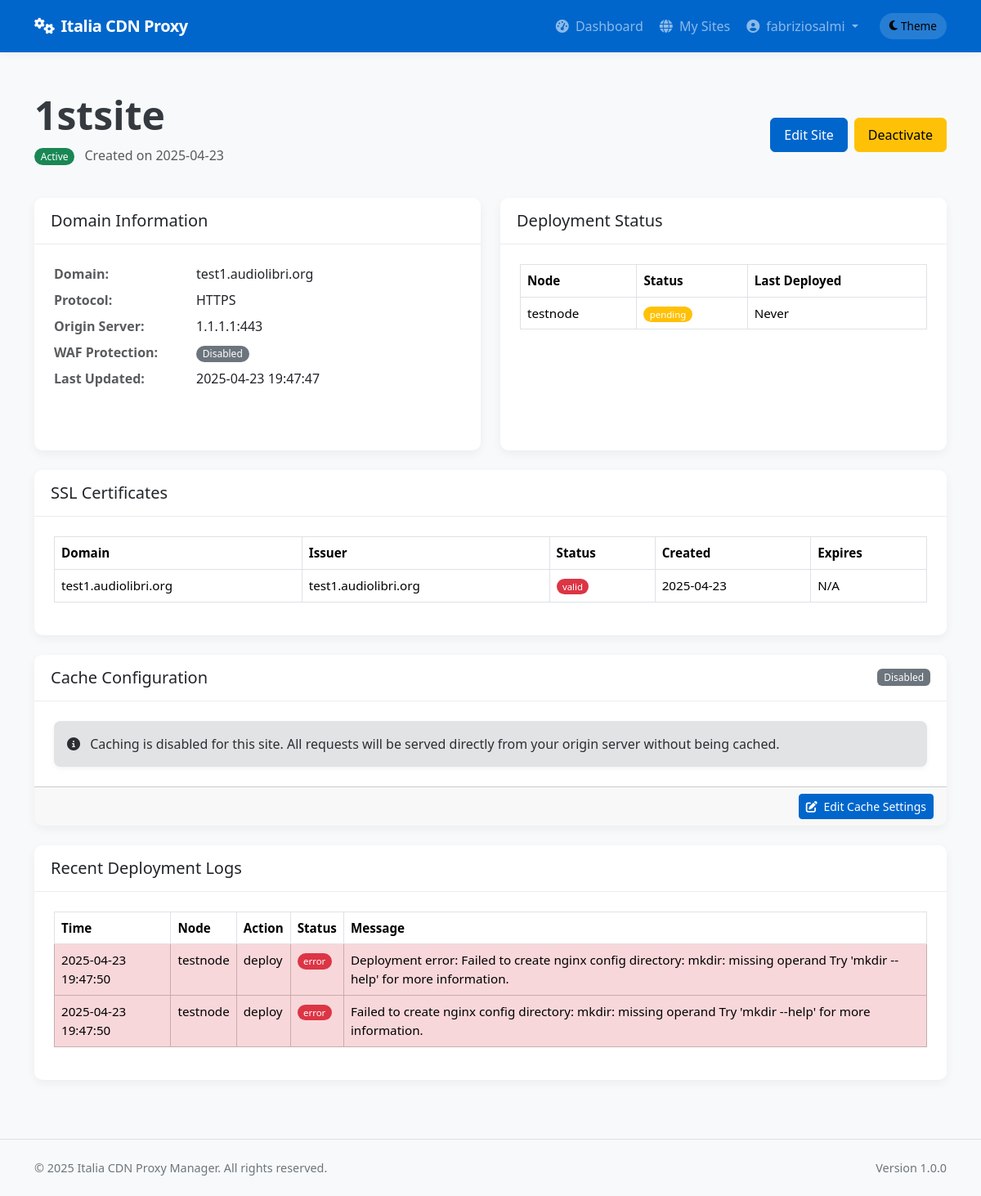
The app's page /client/sites/1 (signed in), older data.
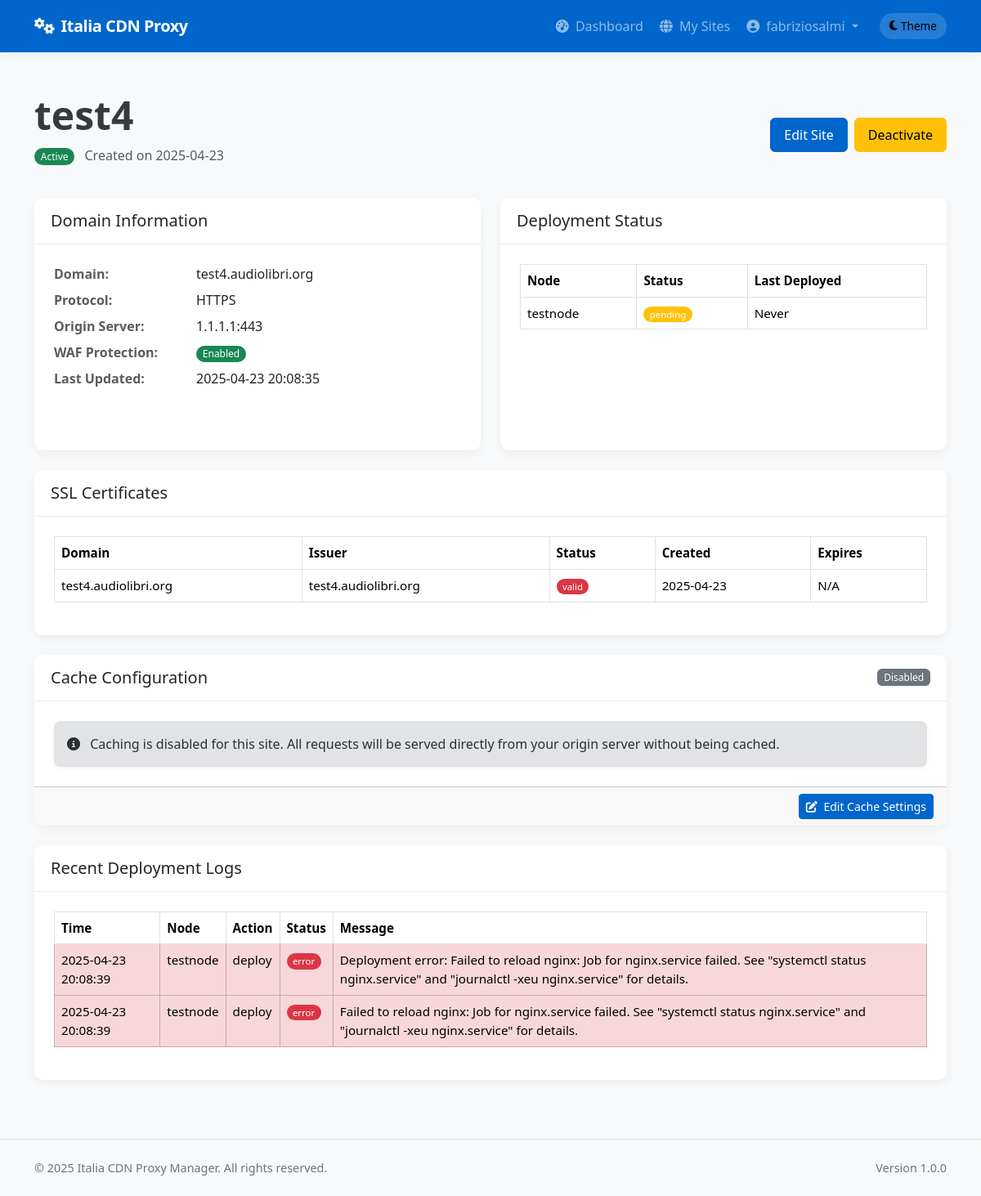
The same page, newer data.
### app/models/models.py (models this page shows, shortened)
class Site(db.Model):
    __tablename__ = 'sites'
    id = db.Column(db.Integer, primary_key=True)
    name = db.Column(db.String(64), nullable=False)
    domain = db.Column(db.String(255), unique=True, nullable=False)
    protocol = db.Column(db.String(10), nullable=False, default='https')  # http or https
    origin_protocol = db.Column(db.String(10), nullable=False, default='http')  # http or https for origin
    origin_address = db.Column(db.String(255), nullable=False)  # Backend server address
    origin_port = db.Column(db.Integer, nullable=False)
    user_id = db.Column(db.Integer, db.ForeignKey('users.id'), nullable=True)  # Allow null for discovered sites
    is_active = db.Column(db.Boolean, default=True)
    is_blocked = db.Column(db.Boolean, default=False)
    is_discovered = db.Column(db.Boolean, default=False)  # Whether this site was discovered from node
    use_waf = db.Column(db.Boolean, default=False)
    waf_rule_level = db.Column(db.String(10), default='basic')  # basic, medium, strict
    waf_custom_rules = db.Column(db.Text, nullable=True)  # Custom WAF rules
    waf_max_request_size = db.Column(db.Integer, default=1)  # Max request size in MB
    waf_request_timeout = db.Column(db.Integer, default=60)  # Request timeout in seconds
    waf_block_tor_exit_nodes = db.Column(db.Boolean, default=False)  # Block Tor exit nodes
    waf_rate_limiting_enabled = db.Column(db.Boolean, default=False)  # Enable rate limiting
    waf_rate_limiting_requests = db.Column(db.Integer, default=100)  # Requests per minute
    waf_rate_limiting_burst = db.Column(db.Integer, default=200)  # Burst requests
    force_https = db.Column(db.Boolean, default=True)  # New column to force HTTP to HTTPS redirect
    enable_cache = db.Column(db.Boolean, default=True)
    cache_time = db.Column(db.Integer, default=3600)  # Cache time in seconds, default 1 hour
    cache_static_time = db.Column(db.Integer, default=86400)  # Cache time for static assets in seconds, default 1 day
    custom_cache_rules = db.Column(db.Text, nullable=True)  # Custom cache rules in Nginx format
    cache_browser_time = db.Column(db.Integer, default=3600)  # Browser cache time in seconds, default 1 hour
    use_geoip = db.Column(db.Boolean, default=False)  # Whether to use GeoIP filtering
    geoip_mode = db.Column(db.String(10), default='blacklist')  # 'blacklist' or 'whitelist'
    geoip_countries = db.Column(db.Text, nullable=True)  # Comma-separated list of country codes
    geoip_level = db.Column(db.String(10), default='nginx')  # 'nginx' or 'iptables'
    created_at = db.Column(db.DateTime, default=datetime.utcnow)
    updated_at = db.Column(db.DateTime, default=datetime.utcnow, onupdate=datetime.utcnow)
    custom_config = db.Column(db.Text, nullable=True)  # Additional Nginx configuration
    site_nodes = db.relationship('SiteNode', backref='site', lazy='dynamic')
    ssl_certificates = db.relationship('SSLCertificate', backref='site', lazy='dynamic')
    config_versions = db.relationship('ConfigVersion', backref='site', lazy='dynamic')

class SSLCertificate(db.Model):
    __tablename__ = 'ssl_certificates'
    id = db.Column(db.Integer, primary_key=True)
    site_id = db.Column(db.Integer, db.ForeignKey('sites.id'), nullable=False)
    node_id = db.Column(db.Integer, db.ForeignKey('nodes.id'), nullable=False)
    domain = db.Column(db.String(255), nullable=False)
    certificate_path = db.Column(db.String(256), nullable=True)
    private_key_path = db.Column(db.String(256), nullable=True)
    fullchain_path = db.Column(db.String(256), nullable=True)
    issuer = db.Column(db.String(64), default='letsencrypt')
    subject = db.Column(db.String(255), nullable=True)
    fingerprint = db.Column(db.String(255), nullable=True)
    valid_from = db.Column(db.DateTime, nullable=True)
    valid_until = db.Column(db.DateTime, nullable=True)
    days_remaining = db.Column(db.Integer, nullable=True)
    is_wildcard = db.Column(db.Boolean, default=False)
    is_self_signed = db.Column(db.Boolean, default=False)
    status = db.Column(db.String(20), default='pending')
    error_message = db.Column(db.Text, nullable=True)
    created_at = db.Column(db.DateTime, default=datetime.utcnow)
    updated_at = db.Column(db.DateTime, default=datetime.utcnow, onupdate=datetime.utcnow)
    node = db.relationship('Node', foreign_keys=[node_id])

class DeploymentLog(db.Model):
    __tablename__ = 'deployment_logs'
    id = db.Column(db.Integer, primary_key=True)
    site_id = db.Column(db.Integer, db.ForeignKey('sites.id'), nullable=False)
    node_id = db.Column(db.Integer, db.ForeignKey('nodes.id'), nullable=False)
    user_id = db.Column(db.Integer, db.ForeignKey('users.id'), nullable=True)  # Who performed the action
    action = db.Column(db.String(64), nullable=False)  # deploy, update, remove, ssl_renew, discovery, rollback
    status = db.Column(db.String(20), nullable=False)  # success, error
    message = db.Column(db.Text, nullable=True)
    created_at = db.Column(db.DateTime, default=datetime.utcnow)
    site = db.relationship('Site', backref=db.backref('deployment_logs', lazy='dynamic'))
    node = db.relationship('Node', backref=db.backref('deployment_logs', lazy='dynamic'))
    user = db.relationship('User', backref=db.backref('deployment_logs', lazy='dynamic'))

class Node(db.Model):
    __tablename__ = 'nodes'
    id = db.Column(db.Integer, primary_key=True)
    name = db.Column(db.String(64), unique=True, nullable=False)
    ip_address = db.Column(db.String(45), nullable=False)  # IPv4 or IPv6
    ssh_port = db.Column(db.Integer, default=22)
    ssh_user = db.Column(db.String(64), nullable=False)
    ssh_key_path = db.Column(db.String(256), nullable=True)  # Path to SSH key file
    _ssh_password = db.Column('ssh_password', db.String(256), nullable=True)  # Encrypted password (if using password auth)
    is_active = db.Column(db.Boolean, default=True)
    is_discovered = db.Column(db.Boolean, default=False)  # Whether this node was discovered from YAML
    created_at = db.Column(db.DateTime, default=datetime.utcnow)
    updated_at = db.Column(db.DateTime, default=datetime.utcnow, onupdate=datetime.utcnow)
    nginx_config_path = db.Column(db.String(256), default='/etc/nginx/conf.d')
    nginx_reload_command = db.Column(db.String(256), default='sudo systemctl reload nginx')
    detected_nginx_path = db.Column(db.String(256), nullable=True)  # Store detected nginx path
    site_nodes = db.relationship('SiteNode', backref='node', lazy='dynamic')
    @property
    def ssh_password(self):
        """Decrypt password when accessed"""
        from cryptography.fernet import Fernet
        from flask import current_app
        if not self._ssh_password:
            return None
        try:
            key = current_app.config.get('PASSWORD_ENCRYPTION_KEY', 'fallback_key_for_development_only').encode()
            key = key.ljust(32)[:32]
            cipher = Fernet(Fernet.generate_key()) if len(key) < 32 else Fernet(key)
            decrypted = cipher.decrypt(self._ssh_password.encode())
            return decrypted.decode()
        except Exception as e:
            import logging
            logging.error(f"Error decrypting SSH password: {str(e)}")
            return None
    @ssh_password.setter
    def ssh_password(self, password):
        """Encrypt password when set"""
        if not password:
            self._ssh_password = None
            return
        from cryptography.fernet import Fernet
        from flask import current_app
        try:
            key = current_app.config.get('PASSWORD_ENCRYPTION_KEY', 'fallback_key_for_development_only').encode()
            key = key.ljust(32)[:32]
            cipher = Fernet(Fernet.generate_key()) if len(key) < 32 else Fernet(key)
            encrypted = cipher.encrypt(password.encode())
            self._ssh_password = encrypted.decode()
        except Exception as e:
            import logging
            logging.error(f"Error encrypting SSH password: {str(e)}")
            self._ssh_password = None

### app/controllers/client.py (the view)
@client.route('/sites/<int:site_id>', methods=['GET'])
@login_required
@client_required
def view_site(site_id):
    site = Site.query.get_or_404(site_id)
    if site.user_id != current_user.id:
        abort(403)
    site_nodes = SiteNode.query.filter_by(site_id=site_id).all()
    deployment_logs = DeploymentLog.query.filter_by(site_id=site_id).order_by(DeploymentLog.created_at.desc()).all()
    ssl_certificates = SSLCertificate.query.filter_by(site_id=site_id).all()
    return render_template('client/sites/view.html',
                           site=site,
                           site_nodes=site_nodes,
                           deployment_logs=deployment_logs,
                           ssl_certificates=ssl_certificates)

### app/models/__init__.py (called while the page is built)
@login_manager.user_loader
def load_user(user_id):
    return User.query.get(int(user_id))

### app/models/models.py (called while the page is built)
    def is_admin(self):
        return self.role == 'admin'

    def is_client(self):
        return self.role == 'client'

### app/services/access_control.py (called while the page is built)
def client_required(f):
    @wraps(f)
    def decorated_function(*args, **kwargs):
        if not current_user.is_client():
            flash('This page is available only for client users.', 'error')
            return abort(403)
        return f(*args, **kwargs)
    return decorated_function

### app/templates/client/sites/view.html (shortened to what the changed rows need)
{% extends "base.html" %}
{% block content %}
<div class="container py-4">
    <div class="row mb-4">
        <div class="col-md-8">
            <h1 class="display-5 fw-bold mb-2">{{ site.name }}</h1>
            <p class="text-muted">
                <span class="badge rounded-pill {% if site.is_active %}bg-success{% else %}bg-danger{% endif %}">
                    {{ 'Active' if site.is_active else 'Inactive' }}
                </span>
                <span class="ms-2">Created on {{ site.created_at.strftime('%Y-%m-%d') }}</span>
            </p>
        </div>
        <div class="col-md-4 text-md-end d-flex align-items-center justify-content-md-end">
            <form method="POST" action="{{ url_for('client.toggle_site_active', site_id=site.id) }}">
                <button type="submit" class="btn {% if site.is_active %}btn-warning{% else %}btn-success{% endif %}">
                    {{ 'Deactivate' if site.is_active else 'Activate' }}
                </button>
            </form>
        </div>
    </div>
    <div class="row mb-4">
        <div class="col-md-6 mb-4 mb-md-0">
            <div class="card h-100">
                <div class="card-body">
                    <dl class="row">
                        <dt class="col-sm-4 text-muted">Domain:</dt>
                        <dd class="col-sm-8">{{ site.domain }}</dd>
                        <dt class="col-sm-4 text-muted">Protocol:</dt>
                        <dd class="col-sm-8">{{ site.protocol | upper }}</dd>
                        <dt class="col-sm-4 text-muted">Origin Server:</dt>
                        <dd class="col-sm-8">{{ site.origin_address }}:{{ site.origin_port }}</dd>
                        <dt class="col-sm-4 text-muted">WAF Protection:</dt>
                        <dd class="col-sm-8">
                            <span class="badge rounded-pill {% if site.use_waf %}bg-success{% else %}bg-secondary{% endif %}">
                                {{ 'Enabled' if site.use_waf else 'Disabled' }}
                            </span>
                        </dd>
                        <dt class="col-sm-4 text-muted">Last Updated:</dt>
                        <dd class="col-sm-8">{{ site.updated_at.strftime('%Y-%m-%d %H:%M:%S') }}</dd>
                    </dl>
                </div>
            </div>
        </div>
        <div class="col-md-6">
            <div class="card h-100">
                <div class="card-body">
                    <div class="table-responsive" style="max-height: 250px; overflow-y: auto;">
                        <table class="table table-bordered table-hover">
                            <thead>
                                <tr>
                                    <th>Node</th>
                                    <th>Status</th>
                                    <th>Last Deployed</th>
                                </tr>
                            </thead>
                        </table>
                    </div>
                </div>
            </div>
        </div>
    </div>
    <div class="card mb-4">
        <div class="card-body">
            {% if ssl_certificates %}
            <div class="table-responsive">
                <table class="table table-bordered table-hover">
                    <thead>
                        <tr>
                            <th>Domain</th>
                            <th>Issuer</th>
                            <th>Status</th>
                            <th>Created</th>
                            <th>Expires</th>
                        </tr>
                    </thead>
                    <tbody>
                        {% for cert in ssl_certificates %}
                        <tr class="{% if cert.status == 'expired' %}table-danger{% endif %}">
                            <td>{{ cert.domain }}</td>
                            <td>{{ cert.issuer }}</td>
                            <td>
                                <span class="badge rounded-pill
                                {% if cert.status == 'active' %}bg-success
                                {% elif cert.status == 'pending' %}bg-warning
                                {% else %}bg-danger{% endif %}">
                                    {{ cert.status }}
                                </span>
                            </td>
                            <td>{{ cert.created_at.strftime('%Y-%m-%d') }}</td>
                            <td>
                                {% if cert.expires_at %}
                                    {{ cert.expires_at.strftime('%Y-%m-%d') }}
                                {% else %}
                                    N/A
                                {% endif %}
                            </td>
                        </tr>
                        {% endfor %}
                    </tbody>
                </table>
            </div>
            {% else %}
            <p class="text-muted">No SSL certificates have been issued for this site yet.</p>
            <p class="small text-muted mt-2">SSL certificates will be automatically requested when the site is deployed with HTTPS.</p>
            {% endif %}
        </div>
    </div>
    <div class="card mb-4">
        <div class="card-header d-flex justify-content-between align-items-center">
            <h5 class="mb-0">Cache Configuration</h5>
            <span class="badge {% if site.enable_cache %}bg-success{% else %}bg-secondary{% endif %}">
                {{ 'Enabled' if site.enable_cache else 'Disabled' }}
            </span>
        </div>
    </div>
    <div class="card mb-4">
        <div class="card-body">
            {% if deployment_logs %}
            <div class="table-responsive">
                <table class="table table-bordered table-hover">
                    <thead>
                        <tr>
                            <th>Time</th>
                            <th>Node</th>
                            <th>Action</th>
                            <th>Status</th>
                            <th>Message</th>
                        </tr>
                    </thead>
                    <tbody>
                        {% for log in deployment_logs %}
                        <tr class="{% if log.status == 'error' %}table-danger{% endif %}">
                            <td>{{ log.created_at.strftime('%Y-%m-%d %H:%M:%S') }}</td>
                            <td>{{ log.node.name }}</td>
                            <td>{{ log.action }}</td>
                            <td>
                                <span class="badge rounded-pill
                                {% if log.status == 'success' %}bg-success
                                {% elif log.status == 'error' %}bg-danger
                                {% else %}bg-warning{% endif %}">
                                    {{ log.status }}
                                </span>
                            </td>
                            <td>{{ log.message }}</td>
                        </tr>
                        {% endfor %}
                    </tbody>
                </table>
            </div>
            {% else %}
            <p class="text-muted">No deployment logs found for this site.</p>
            {% endif %}
        </div>
    </div>
</div>
{% endblock %}

Row changes from the older to the newer data that the page shows:
changed Site "Deactivate": name "1stsite" → "test4"; domain "test1.audiolibri.org" → "test4.audiolibri.org"; use_waf "Disabled" → "Enabled"; updated_at "2025-04-23 19:47:47" → "2025-04-23 20:08:35"
changed SSLCertificate "valid": domain "test1.audiolibri.org" → "test4.audiolibri.org"; issuer "test1.audiolibri.org" → "test4.audiolibri.org"
changed DeploymentLog: created_at "2025-04-23 19:47:50" → "2025-04-23 20:08:39"; message "Deployment error: Failed to create nginx config directory: mkdir: missing operand Try 'mkdir --help' for more information." → "Deployment error: Failed to reload nginx: Job for nginx.service failed. See \"systemctl status nginx.service\" and \"journalctl -xeu nginx.service\" for details."
changed DeploymentLog: created_at "2025-04-23 19:47:50" → "2025-04-23 20:08:39"; message "Failed to create nginx config directory: mkdir: missing operand Try 'mkdir --help' for more information." → "Failed to reload nginx: Job for nginx.service failed. See \"systemctl status nginx.service\" and \"journalctl -xeu nginx.service\" for details."
